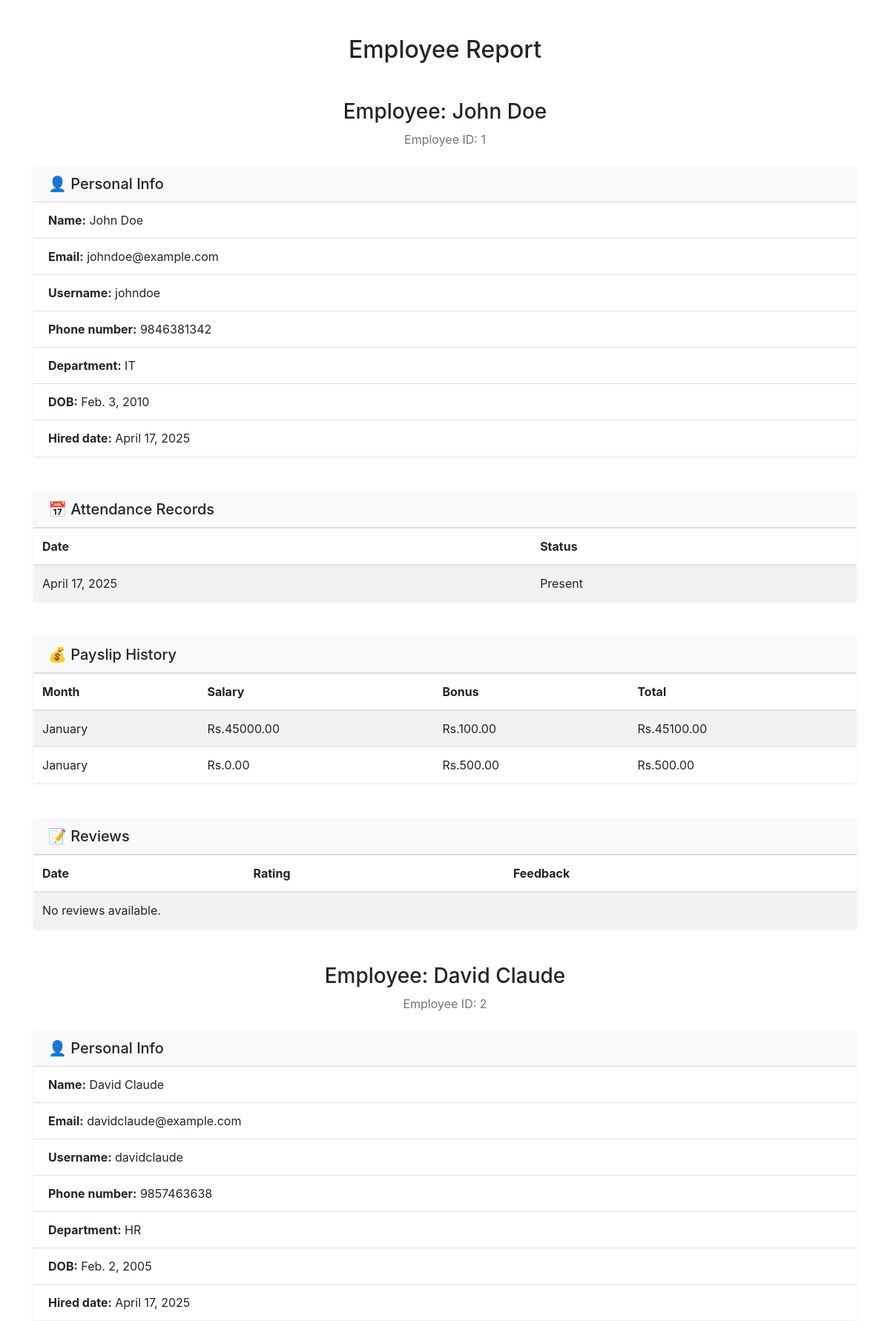
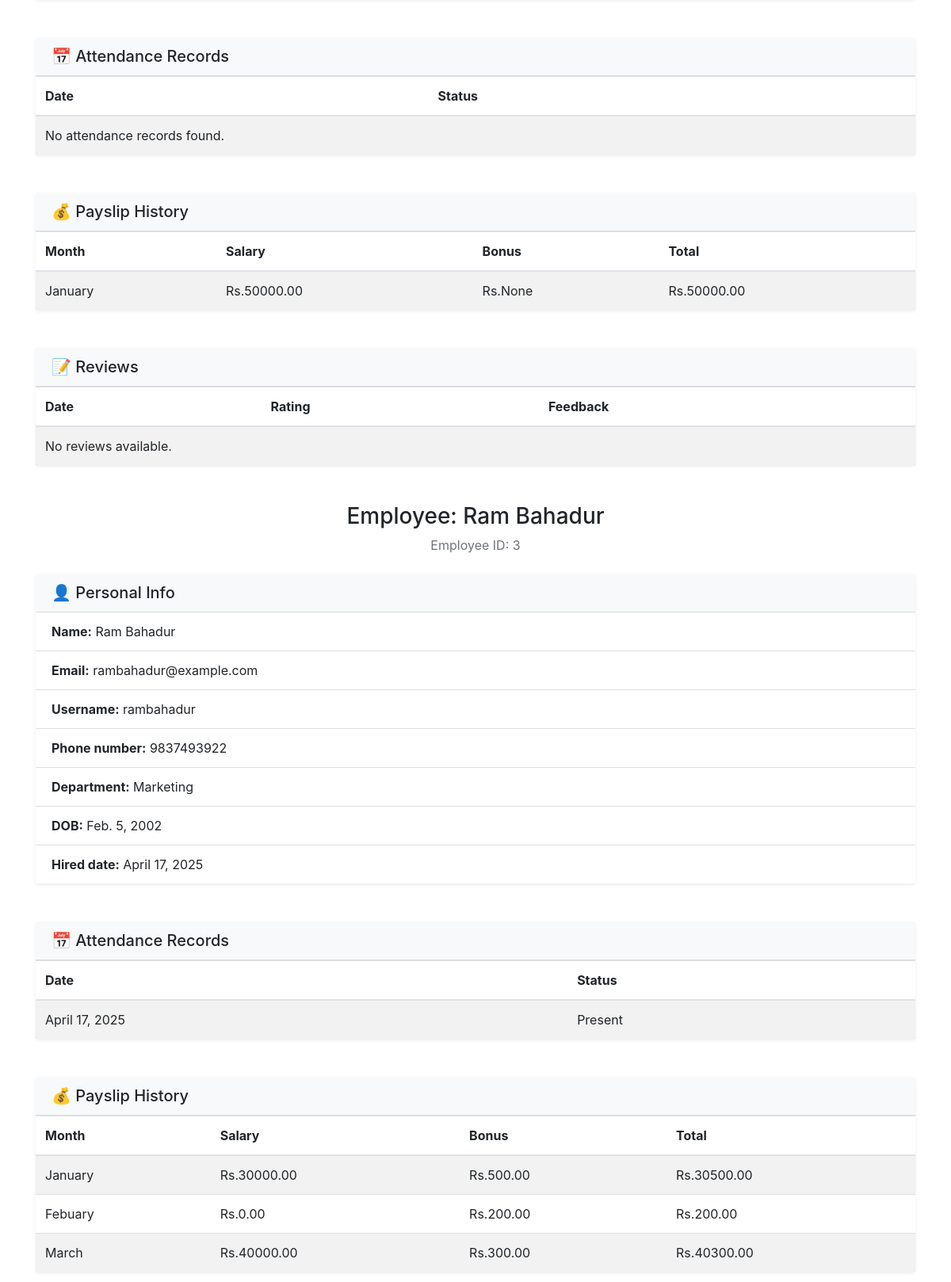
The app's page /generate_report/ (signed in, upper part) with its own data (2 pictures, top to bottom).
### hr_app/models.py (models this page shows, shortened)
class Employee(models.Model):
    user = models.OneToOneField(User, on_delete=models.CASCADE,unique=True,null=True)
    first_name = models.CharField(max_length=100)
    last_name = models.CharField(max_length=100)
    email = models.EmailField(unique=True)
    phone_number = models.CharField(max_length=15, blank=True)
    department = models.CharField(max_length=100)
    date_of_birth = models.DateField()
    date_hired = models.DateField(auto_now_add=True)

class Attendance(models.Model):
    employee = models.ForeignKey(Employee, on_delete=models.CASCADE, null=True)
    date = models.DateField(auto_now_add=True)
    status = models.CharField(max_length=20, choices=[('Present', 'Present'), ('Absent', 'Absent')])

class Payroll(models.Model):
    employee = models.ForeignKey(Employee, on_delete=models.CASCADE, null=True)
    month = models.CharField(max_length=20)
    year = models.IntegerField()
    salary = models.DecimalField(max_digits=10, decimal_places=2)
    bonus = models.DecimalField(max_digits=10, decimal_places=2, null=True, blank=True)
    total_salary = models.DecimalField(max_digits=10, decimal_places=2, null=True, blank=True)

### hr_app/views.py (the view)
# urls.py: path('generate_report/', views.generate_report, name='generate_report'),
@login_required
def generate_report(request):
    employees = Employee.objects.all()
    report_data = []
    for employee in employees:
        attendances = Attendance.objects.filter(employee=employee)
        reviews = Review.objects.filter(employee=employee)
        payrolls = Payroll.objects.filter(employee=employee)
        report_data.append({
            'employee': employee,
            'attendances': attendances,
            'reviews': reviews,
            'payrolls': payrolls
        })
    return render(request, 'generate_report.html', {'report_data': report_data})

### hr_app/templates/generate_report.html (shortened to what this page needs)
{% extends 'base.html' %}
{% block body %}
<div class="container my-5">
    <h2 class="text-center mb-5 fw-bold">Employee Report</h2>
    {% for data in report_data %}
    <div class="employee-section mt-5">
        <div class="text-center mb-4">
            <h3 class="fw-bold">Employee: {{ data.employee.first_name }} {{ data.employee.last_name }}</h3>
            <p class="text-muted">Employee ID: {{ data.employee.id }}</p>
        </div>
        <div class="card shadow-sm border-0">
            <div class="card-header bg-light">
                <h5 class="mb-0">👤 Personal Info</h5>
            </div>
            <ul class="list-group list-group-flush">
                <li class="list-group-item"><strong>Name:</strong> {{ data.employee.first_name }} {{ data.employee.last_name }}</li>
                <li class="list-group-item"><strong>Email:</strong> {{ data.employee.email }}</li>
                <li class="list-group-item"><strong>Username:</strong> {{ data.employee.user }}</li>
                <li class="list-group-item"><strong>Phone number:</strong> {{ data.employee.phone_number }}</li>
                <li class="list-group-item"><strong>Department:</strong> {{ data.employee.department }}</li>
                <li class="list-group-item"><strong>DOB:</strong> {{ data.employee.date_of_birth }}</li>
                <li class="list-group-item"><strong>Hired date:</strong> {{ data.employee.date_hired }}</li>
            </ul>
        </div>
        <div class="card mt-5 shadow-sm border-0">
            <div class="card-header bg-light">
                <h5 class="mb-0">📅 Attendance Records</h5>
            </div>
            <div class="table-responsive">
                <table class="table table-striped mb-0">
                    <thead>
                        <tr>
                            <th>Date</th>
                            <th>Status</th>
                        </tr>
                    </thead>
                    <tbody>
                        {% for attendance in data.attendances %}
                        <tr>
                            <td>{{ attendance.date }}</td>
                            <td>{{ attendance.status }}</td>
                        </tr>
                        {% empty %}
                        <tr>
                            <td colspan="2">No attendance records found.</td>
                        </tr>
                        {% endfor %}
                    </tbody>
                </table>
            </div>
        </div>
        <div class="card mt-5 shadow-sm border-0">
            <div class="card-header bg-light">
                <h5 class="mb-0">💰 Payslip History</h5>
            </div>
            <div class="table-responsive">
                <table class="table table-striped mb-0">
                    <thead>
                        <tr>
                            <th>Month</th>
                            <th>Salary</th>
                            <th>Bonus</th>
                            <th>Total</th>
                        </tr>
                    </thead>
                    <tbody>
                        {% for payroll in data.payrolls %}
                        <tr>
                            <td>{{ payroll.month }}</td>
                            <td>Rs.{{ payroll.salary }}</td>
                            <td>Rs.{{ payroll.bonus }}</td>
                            <td>Rs.{{ payroll.total_salary }}</td>
                        </tr>
                        {% empty %}
                        <tr>
                            <td colspan="4">No payslip records found.</td>
                        </tr>
                        {% endfor %}
                    </tbody>
                </table>
            </div>
        </div>
        <div class="card mt-5 shadow-sm border-0">
            <div class="card-header bg-light">
                <h5 class="mb-0">📝 Reviews</h5>
            </div>
            <div class="table-responsive">
                <table class="table table-striped mb-0">
                    <thead>
                        <tr>
                            <th>Date</th>
                            <th>Rating</th>
                            <th>Feedback</th>
                        </tr>
                    </thead>
                    <tbody>
                        {% for review in data.reviews %}
                        <tr>
                            <td>{{ review.review_date }}</td>
                            <td>{{ review.rating }}</td>
                            <td>{{ review.feedback }}</td>
                        </tr>
                        {% empty %}
                        <tr>
                            <td colspan="3">No reviews available.</td>
                        </tr>
                        {% endfor %}
                    </tbody>
                </table>
            </div>
        </div>
    </div>
    {% endfor %}
</div>
{% endblock %}

### records on screen
Employee: employee.first_name "John", employee.last_name "Doe", employee.id "1", employee.email "johndoe@example.com", employee.user "johndoe", employee.phone_number "9846381342", employee.department "IT", employee.date_of_birth "Feb. 3, 2010", employee.date_hired "April 17, 2025"
Attendance: date "April 17, 2025", status "Present"
Payroll: month "January", salary "45000.00", bonus "100.00", total_salary "45100.00"
Payroll: month "January", salary "0.00", bonus "500.00", total_salary "500.00"
Employee: employee.first_name "David", employee.last_name "Claude", employee.id "2", employee.email "davidclaude@example.com", employee.user "davidclaude", employee.phone_number "9857463638", employee.department "HR", employee.date_of_birth "Feb. 2, 2005", employee.date_hired "April 17, 2025"
Payroll: month "January", salary "50000.00", bonus "None", total_salary "50000.00"
Employee: employee.first_name "Ram", employee.last_name "Bahadur", employee.id "3", employee.email "rambahadur@example.com", employee.user "rambahadur", employee.phone_number "9837493922", employee.department "Marketing", employee.date_of_birth "Feb. 5, 2002", employee.date_hired "April 17, 2025"
Attendance: date "April 17, 2025", status "Present"
Payroll: month "January", salary "30000.00", bonus "500.00", total_salary "30500.00"
Payroll: month "Febuary", salary "0.00", bonus "200.00", total_salary "200.00"
Payroll: month "March", salary "40000.00", bonus "300.00", total_salary "40300.00"
